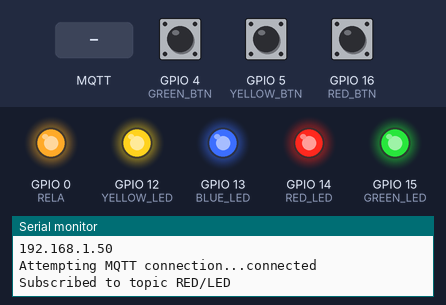
A sketch run on a simulated ESP8266 (NodeMCU). On the bench: output pins drawn as LEDs (lit = HIGH), the last lines printed to the serial monitor. Dashed ring = blinking. Inputs (shaded band) come from the test bench; at power-on: GPIO 4 (GREEN_BTN) HIGH, GPIO 5 (YELLOW_BTN) HIGH, GPIO 16 (RED_BTN) HIGH. WiFi joins after 1.5 s; servers stay silent unless stated; no MQTT or app messages arrive unless stated.

Above: at 2.7 s.
2.8 s: MQTT message "ON" arrives on the first subscribed topic
At 3.3 s:
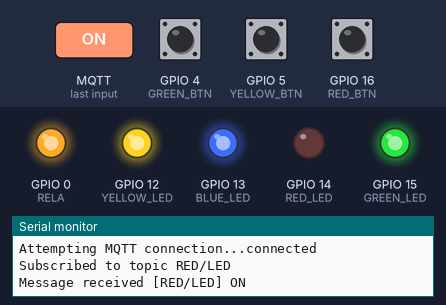
4.3 s: GPIO 4 (GREEN_BTN) pulled LOW for 1 s
At 4.42 s:
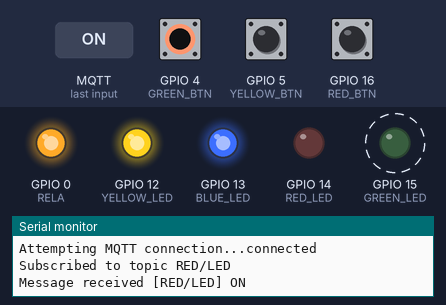
6.8 s: GPIO 5 (YELLOW_BTN) pulled LOW for 3.2 s
At 11.1 s:
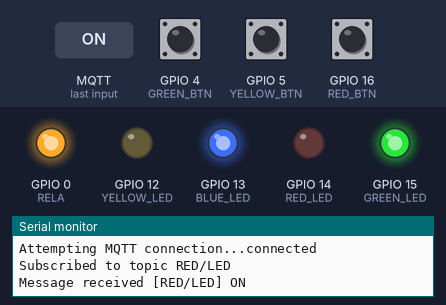
11.5 s: MQTT message "OFF" arrives on the first subscribed topic
At 12.4 s:
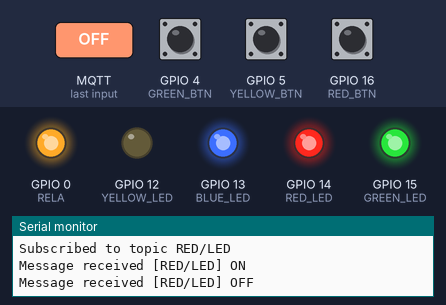
13.0 s: MQTT message "ON" arrives on the third subscribed topic
At 13.5 s:
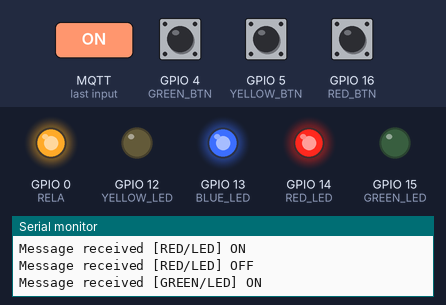
14.5 s: GPIO 16 (RED_BTN) pulled LOW for 0.15 s
At 15.9 s:
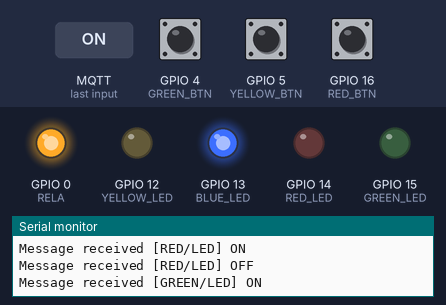
Timing chart, 0 to 17.1 s (numbered marks = the images above; inputs shaded):
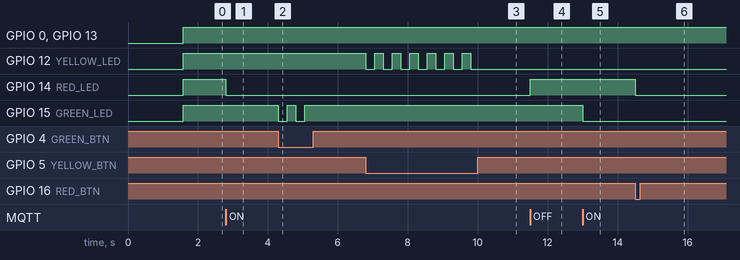

Measured:
- after the input at 2.8 s, GPIO 14 (RED_LED): HIGH → LOW at once
- after the input at 4.3 s, GPIO 15 (GREEN_LED): alternates HIGH for 0.25 s and LOW for 0.25 s, 4 changes in all, then stays HIGH, starting at once
- after the input at 6.8 s, GPIO 12 (YELLOW_LED): alternates HIGH for 0.25 s and LOW for 0.25 s, 13 changes in all, then stays LOW, starting at once
- after the input at 11.5 s, GPIO 14 (RED_LED): LOW → HIGH at once
- after the input at 13.0 s, GPIO 15 (GREEN_LED): HIGH → LOW at once
- after the input at 14.5 s, GPIO 14 (RED_LED): HIGH → LOW at once

The sketch:

LightSwitch.ino
```cpp
int RED_BTN = 16;
int YELLOW_BTN = 5;
int GREEN_BTN = 4;
int RELA = 0;
int RED_LED = 14;
int YELLOW_LED = 12;
int BLUE_LED = 13;
int GREEN_LED = 15;

// เพิ่มตัวแปรเพื่อเก็บสถานะปุ่มแต่ละปุ่ม
int RedbtnState = HIGH;
int YellowbtnState = HIGH;
int GreenbtnState = HIGH;

#include <ESP8266WiFi.h>
#include <PubSubClient.h>

const char* ssid = "Wifi_Name"; // ชื่อ WiFi ของคุณ
const char* password = "PassWord"; // รหัสผ่าน WiFi ของคุณ
const char* mqtt_server = "ใส่ IP Host ของคุณ"; // IP ของ MQTT Broker
const int mqtt_port = 1883; // Port ของ MQTT Broker (ส่วนมากเป็น 1883)

WiFiClient espClient;
PubSubClient client(espClient);

bool subscribed = false; // ตัวแปรเก็บสถานะการ Subscribe

void callback(char* topic, byte* payload, unsigned int length) {
  Serial.print("Message received [");
  Serial.print(topic);
  Serial.print("] ");

  String msg = "";
  for (int i = 0; i < length; i++) {
    msg += (char)payload[i];
  }
  Serial.println(msg);

  // ตรวจสอบข้อมูลที่เข้ามาใน topic "RED/LED" และทำสิ่งที่คุณต้องการ
  if (String(topic) == "RED/LED") {
    if (msg == "ON") {
      digitalWrite(RED_LED, LOW); // เปิดไฟ LED สีแดง
      client.publish("RED/BTN/STATE", "ON");
    } else if (msg == "OFF") {
      digitalWrite(RED_LED, HIGH); // ปิดไฟ LED สีแดง
      client.publish("RED/BTN/STATE", "OFF");
    }
  }
  else if (String(topic) == "YELLOW/LED") {
        if (msg == "ON") {
      digitalWrite(YELLOW_LED, LOW); // เปิดไฟ LED สีเหลือง
      client.publish("YELLOW/BTN/STATE", "ON");
    } else if (msg == "OFF") {
      digitalWrite(YELLOW_LED, HIGH); // ปิดไฟ LED สีเหลือง
      client.publish("YELLOW/BTN/STATE", "OFF");
    }
  }
  else if (String(topic) == "GREEN/LED") {
        if (msg == "ON") {
      digitalWrite(GREEN_LED, LOW); // เปิดไฟ LED สีเขียว
      client.publish("GREEN/BTN/STATE", "ON");
    } else if (msg == "OFF") {
      digitalWrite(GREEN_LED, HIGH); // ปิดไฟ LED สีเขียว
      client.publish("GREEN/BTN/STATE", "OFF");
    }
  }
  else if (String(topic) == "BLUE/LED") {
        if (msg == "ON") {
      digitalWrite(BLUE_LED, LOW); // เปิดไฟ LED สีน้ำเงิน
      client.publish("BLUE/BTN/STATE", "ON");
    } else if (msg == "OFF") {
      digitalWrite(BLUE_LED, HIGH); // ปิดไฟ LED สีน้ำเงิน
      client.publish("BLUE/BTN/STATE", "OFF");
    }
  }
  else if (String(topic) == "RELAY/STATUS") {
        if (msg == "ON") {
      digitalWrite(RELA, HIGH);
      client.publish("RELAY/STATE", "ON");
    } else if (msg == "OFF") {
      digitalWrite(RELA, LOW);
      client.publish("RELAY/STATE", "OFF");
    }
  }
}

void setup() {
  Serial.begin(9600);
  pinMode(RED_BTN, INPUT);
  pinMode(YELLOW_BTN, INPUT);
  pinMode(GREEN_BTN, INPUT);
  pinMode(RELA, OUTPUT);
  pinMode(RED_LED, OUTPUT);
  pinMode(YELLOW_LED, OUTPUT);
  pinMode(BLUE_LED, OUTPUT);
  pinMode(GREEN_LED, OUTPUT);

  setup_wifi();
  client.setServer(mqtt_server, mqtt_port);
  client.setCallback(callback);
}

void setup_wifi() {
  delay(10);
  Serial.println();
  Serial.print("Connecting to ");
  Serial.println(ssid);

  WiFi.begin((char*)ssid, password); // แปลงเป็น char* เพื่อให้สามารถใช้ WiFi.begin() ได้

  while (WiFi.status() != WL_CONNECTED) {
    delay(500);
    Serial.print(".");
  }

  Serial.println("");
  Serial.println("WiFi connected");
  Serial.println("IP address: ");
  Serial.println(WiFi.localIP());
}

void reconnect() {
  while (!client.connected()) {
    Serial.print("Attempting MQTT connection...");
    if (client.connect("arduinoClient")) {
      Serial.println("connected");

      // ตรวจสอบสถานะการ Subscribe
      if (!subscribed) {
        client.subscribe("RED/LED"); // ตั้งค่าการ Subscribe ที่ topic "RED/LED"
        client.subscribe("YELLOW/LED"); // ตั้งค่าการ Subscribe ที่ topic "YELLOW/LED"
        client.subscribe("GREEN/LED"); // ตั้งค่าการ Subscribe ที่ topic "GREEN/LED"
        client.subscribe("BLUE/LED"); // ตั้งค่าการ Subscribe ที่ topic "BLUE/LED"
        client.subscribe("RELAY/STATUS"); // ตั้งค่าการ Subscribe ที่ topic "RELAY/STATUS"
        subscribed = true; // กำหนดสถานะการ Subscribe เป็น true เมื่อทำการ Subscribe สำเร็จ
        Serial.println("Subscribed to topic RED/LED"); // แสดงข้อความใน Serial Monitor เมื่อ Subscribe สำเร็จ
        digitalWrite(RELA, HIGH);
        digitalWrite(RED_LED, HIGH); // ปิดไฟ LED สีแดง
        digitalWrite(YELLOW_LED, HIGH); // ปิดไฟ LED สีเหลือง
        digitalWrite(GREEN_LED, HIGH); // ปิดไฟ LED สีเขียว
        digitalWrite(BLUE_LED, HIGH); // ปิดไฟ LED สีน้ำเงิน
      }

    } else {
      Serial.print("failed, rc=");
      Serial.print(client.state());
      Serial.println(" try again in 5 seconds");
      delay(5000);
    }
  }
}

void loop() {
  // อ่านสถานะปุ่มแต่ละปุ่ม
  RedbtnState = digitalRead(RED_BTN);
  YellowbtnState = digitalRead(YELLOW_BTN);
  GreenbtnState = digitalRead(GREEN_BTN);

  if (!client.connected()) {
    reconnect();
  }
  client.loop();

  // ถ้าปุ่มถูกกด (เมื่อ btnState เป็น LOW)
  if (RedbtnState == LOW) {
    digitalWrite(RED_LED, !digitalRead(RED_LED)); // สลับสถานะ LED
    if (digitalRead(RED_LED) == LOW){
      client.publish("RED/BTN/STATE", "ON");
    }
    else {
      client.publish("RED/BTN/STATE", "OFF");
    }
    delay(250); // หน่วงเวลาสั้น ๆ เพื่อหยุดรับค่าปุ่มเพื่อป้องกันการอ่านรับซ้ำซ้อน
  }
  else if (YellowbtnState == LOW)
  {
    digitalWrite(YELLOW_LED, !digitalRead(YELLOW_LED)); // สลับสถานะ LED
    delay(250); // หน่วงเวลาสั้น ๆ เพื่อหยุดรับค่าปุ่มเพื่อป้องกันการอ่านรับซ้ำซ้อน
  }
  else if (GreenbtnState == LOW)
  {
    digitalWrite(GREEN_LED, !digitalRead(GREEN_LED)); // สลับสถานะ LED
    delay(250); // หน่วงเวลาสั้น ๆ เพื่อหยุดรับค่าปุ่มเพื่อป้องกันการอ่านรับซ้ำซ้อน
  }
}
```
